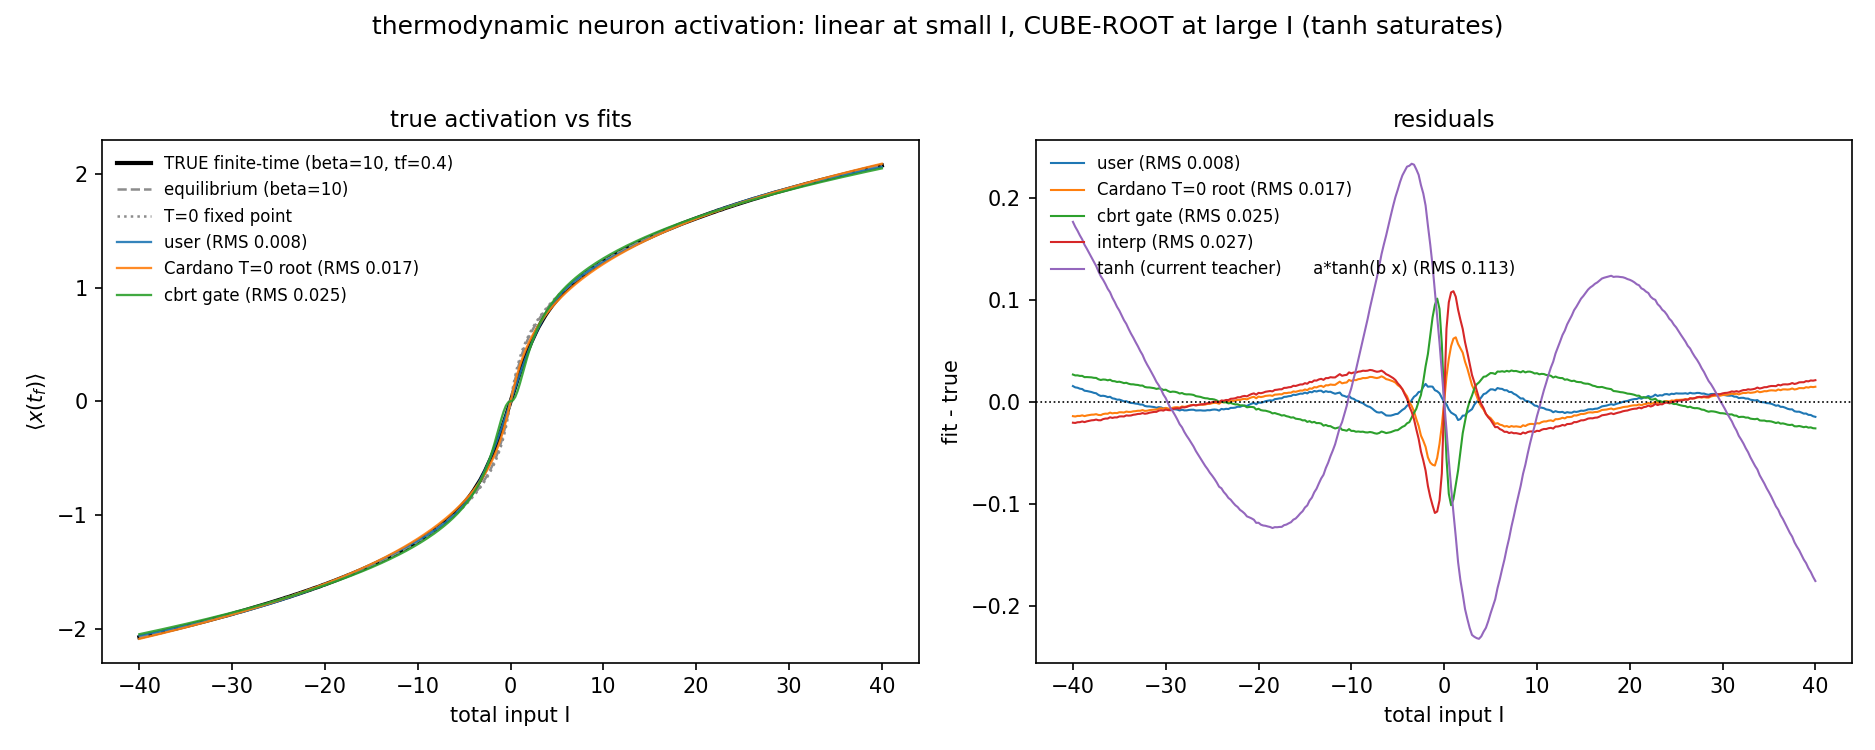

The script that saved this image:
"""The thermodynamic neuron's TRUE activation function, and fits to it.

Motivation: both papers note that "the effective activation function of the
thermodynamic computer is different in detail to the hyperbolic tangent
function of the neural network".  Our teacher uses tanh, so its activations
are targets the thermodynamic units cannot natively realize -- a built-in
teacher-student mismatch.  If we instead give the teacher an activation that
matches what a thermodynamic neuron actually does, its activations become
natively reachable.

An isolated neuron with U(x, I) = J2 x^2 + J4 x^4 - I x has:
  - small I:  x -> I / (2 J2)              (linear)
  - large I:  x -> (I / (4 J4))^(1/3)      (CUBE ROOT -- tanh saturates instead)

This script computes three "true" curves over a wide input range,

  1. finite-time  <x(tf)> at the operating point (beta=10, tf=0.40) -- the one
     that actually matters, since the computer is read out of equilibrium;
  2. equilibrium  <x>_0 at beta=10;
  3. T=0 fixed point (exact root of 4 J4 x^3 + 2 J2 x = I),

and least-squares fits several closed forms to curve (1).

Usage:
    python activation_fit.py            # -> activation_fit.png + report
"""

import numpy as np
import matplotlib

matplotlib.use("Agg")
import matplotlib.pyplot as plt
import torch
from scipy.optimize import curve_fit

from neuron_dynamics import equilibrium_activation

J2, J4 = 1.0, 1.0
BETA, TF, DT, MU = 10.0, 0.40, 1e-3, 1.0
M = 20000                      # noise realizations per input
I_MAX = 40.0                   # "a little farther": x reaches ~2.1 here
I = np.linspace(-I_MAX, I_MAX, 321)


def finite_time_activation(I, tf=TF, beta=BETA, M=M):
    """<x(tf)> for an isolated neuron started at x=0, averaged over M runs."""
    dev = "cuda" if torch.cuda.is_available() else "cpu"
    Iv = torch.tensor(I, dtype=torch.float32, device=dev)[:, None]
    x = torch.zeros(len(I), M, device=dev)
    amp = (2.0 * MU * (1.0 / beta) * DT) ** 0.5
    g = torch.Generator(device=dev).manual_seed(0)
    for _ in range(int(round(tf / DT))):
        dU = 2.0 * J2 * x + 4.0 * J4 * x ** 3 - Iv
        x = x - MU * dU * DT + amp * torch.randn(x.shape, generator=g,
                                                 device=dev)
    return x.mean(dim=1).cpu().numpy()


def fixed_point(I):
    """Exact T=0 fixed point: real root of 4 J4 x^3 + 2 J2 x - I = 0 (Cardano)."""
    p = 2.0 * J2 / (4.0 * J4)          # x^3 + p x = q
    q = np.asarray(I, dtype=float) / (4.0 * J4)
    disc = np.sqrt(q ** 2 / 4.0 + p ** 3 / 27.0)
    return np.cbrt(q / 2.0 + disc) + np.cbrt(q / 2.0 - disc)


# --- candidate closed forms (all odd in x) ---------------------------------
def cbrt(x):
    return np.cbrt(x)


def f_tanh(x, a, b):
    """What the teacher uses now: saturating."""
    return a * np.tanh(b * x)


def f_user(x, a, c, b, d):
    """User's proposal: (x^2/(x^2+c)) * cbrt(x) blended with tanh."""
    return a * (x ** 2 / (x ** 2 + c)) * cbrt(x) + b * np.tanh(d * x)


def f_interp(x, a, c):
    """Physically-motivated interpolant: linear -> cube root.

    a*x / (1 + (|x|/c)^(2/3)):  ~a x at small |x|;  ~a c^(2/3) x^(1/3) at large.
    """
    return a * x / (1.0 + (np.abs(x) / c) ** (2.0 / 3.0))


def f_softplus_cbrt(x, a, c):
    """cbrt of a soft-thresholded argument: a * cbrt(x) * (x^2/(x^2+c))."""
    return a * cbrt(x) * (x ** 2 / (x ** 2 + c))


def f_cardano(x, a, s):
    """Exact T=0 fixed point with a free scale and input gain."""
    return a * fixed_point(s * x)


CANDIDATES = [
    ("tanh (current teacher)      a*tanh(b x)", f_tanh, [1.0, 1.0]),
    ("user: (x^2/(x^2+c))cbrt(x)+b tanh(d x)", f_user, [1.0, 20.0, 1.0, 1.0]),
    ("interp: a x/(1+(|x|/c)^(2/3))", f_interp, [0.5, 1.0]),
    ("cbrt gate: a cbrt(x) x^2/(x^2+c)", f_softplus_cbrt, [1.0, 1.0]),
    ("Cardano T=0 root: a*fp(s x)", f_cardano, [1.0, 1.0]),
]


def main():
    print(f"computing true activations (beta={BETA}, tf={TF}, M={M}) ...")
    y_ft = finite_time_activation(I)
    y_eq = equilibrium_activation((J2, 0.0, J4), I, beta=BETA)
    y_fp = fixed_point(I)
    print(f"  finite-time range: [{y_ft.min():.2f}, {y_ft.max():.2f}]  "
          f"at I=+-{I_MAX:g}")

    # --- fit each candidate to the finite-time curve ------------------------
    results = []
    for name, fn, p0 in CANDIDATES:
        try:
            popt, _ = curve_fit(fn, I, y_ft, p0=p0, maxfev=200000)
            resid = fn(I, *popt) - y_ft
            rms = float(np.sqrt(np.mean(resid ** 2)))
            mx = float(np.max(np.abs(resid)))
            results.append((rms, mx, name, fn, popt))
        except Exception as e:
            print(f"  fit failed for {name}: {e}")
    results.sort(key=lambda r: r[0])

    print("\n=== fits to the finite-time activation (beta=10, tf=0.40) ===")
    for rms, mx, name, _, popt in results:
        ps = ", ".join(f"{p:.4f}" for p in popt)
        print(f"  RMS {rms:.4f}  max {mx:.4f}   {name}\n"
              f"      params: [{ps}]")

    # --- figure --------------------------------------------------------------
    fig, (a1, a2) = plt.subplots(1, 2, figsize=(12.5, 5))

    a1.plot(I, y_ft, "k-", lw=2.0, label=f"TRUE finite-time (beta={BETA:g}, "
                                        f"tf={TF:g})")
    a1.plot(I, y_eq, color="0.55", ls="--", lw=1.2,
            label=f"equilibrium (beta={BETA:g})")
    a1.plot(I, y_fp, color="0.55", ls=":", lw=1.2, label="T=0 fixed point")
    for rms, mx, name, fn, popt in results[:3]:
        a1.plot(I, fn(I, *popt), lw=1.1, alpha=0.9,
                label=f"{name.split(':')[0]} (RMS {rms:.3f})")
    a1.set_xlabel("total input I"); a1.set_ylabel(r"$\langle x(t_f)\rangle$")
    a1.set_title("true activation vs fits", fontsize=11)
    a1.legend(frameon=False, fontsize=8)

    for rms, mx, name, fn, popt in results:
        a2.plot(I, fn(I, *popt) - y_ft, lw=1.0,
                label=f"{name.split(':')[0]} (RMS {rms:.3f})")
    a2.axhline(0, color="k", lw=0.8, ls=":")
    a2.set_xlabel("total input I"); a2.set_ylabel("fit - true")
    a2.set_title("residuals", fontsize=11)
    a2.legend(frameon=False, fontsize=8)

    fig.suptitle("thermodynamic neuron activation: linear at small I, "
                 "CUBE-ROOT at large I (tanh saturates)", fontsize=12)
    fig.tight_layout(rect=(0, 0, 1, 0.95))
    fig.savefig("activation_fit.png", dpi=150)
    print("\nsaved activation_fit.png")


if __name__ == "__main__":
    main()
